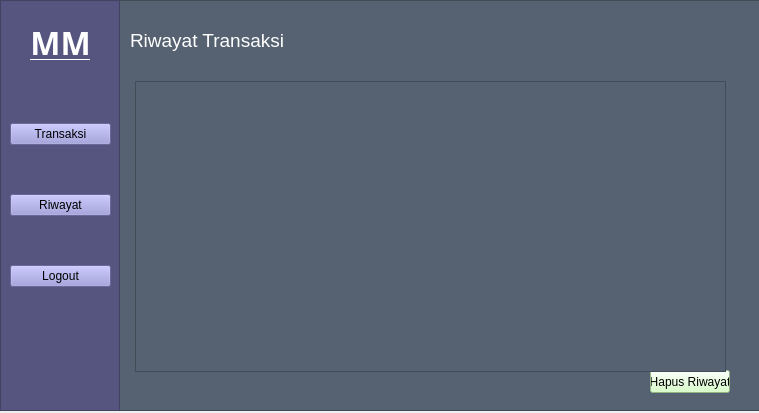
<?xml version="1.0" encoding="UTF-8"?>
<ui version="4.0">
 <class>Form</class>
 <widget class="QWidget" name="Form">
  <property name="geometry">
   <rect>
    <x>0</x>
    <y>0</y>
    <width>759</width>
    <height>413</height>
   </rect>
  </property>
  <property name="windowTitle">
   <string>Form</string>
  </property>
  <widget class="QStackedWidget" name="stackedWidget">
   <property name="geometry">
    <rect>
     <x>0</x>
     <y>0</y>
     <width>761</width>
     <height>411</height>
    </rect>
   </property>
   <property name="currentIndex">
    <number>3</number>
   </property>
   <widget class="QWidget" name="page">
    <widget class="QLabel" name="label">
     <property name="geometry">
      <rect>
       <x>240</x>
       <y>80</y>
       <width>291</width>
       <height>100</height>
      </rect>
     </property>
     <property name="minimumSize">
      <size>
       <width>100</width>
       <height>100</height>
      </size>
     </property>
     <property name="font">
      <font>
       <family>Segoe Print</family>
       <pointsize>70</pointsize>
       <weight>75</weight>
       <bold>true</bold>
      </font>
     </property>
     <property name="layoutDirection">
      <enum>Qt::LeftToRight</enum>
     </property>
     <property name="styleSheet">
      <string notr="true">color: rgb(217, 184, 255);</string>
     </property>
     <property name="text">
      <string>MoMa</string>
     </property>
     <property name="alignment">
      <set>Qt::AlignCenter</set>
     </property>
    </widget>
    <widget class="QLabel" name="label_2">
     <property name="geometry">
      <rect>
       <x>300</x>
       <y>220</y>
       <width>161</width>
       <height>16</height>
      </rect>
     </property>
     <property name="font">
      <font>
       <family>Consolas</family>
      </font>
     </property>
     <property name="styleSheet">
      <string notr="true">color: rgb(255, 255, 255);</string>
     </property>
     <property name="text">
      <string>Money Manager in an app</string>
     </property>
     <property name="textFormat">
      <enum>Qt::AutoText</enum>
     </property>
     <property name="scaledContents">
      <bool>false</bool>
     </property>
     <property name="alignment">
      <set>Qt::AlignCenter</set>
     </property>
    </widget>
    <widget class="QPushButton" name="login_btn">
     <property name="geometry">
      <rect>
       <x>240</x>
       <y>290</y>
       <width>75</width>
       <height>23</height>
      </rect>
     </property>
     <property name="text">
      <string>Login</string>
     </property>
    </widget>
    <widget class="QPushButton" name="register_btn">
     <property name="geometry">
      <rect>
       <x>440</x>
       <y>290</y>
       <width>75</width>
       <height>23</height>
      </rect>
     </property>
     <property name="text">
      <string>Register</string>
     </property>
    </widget>
    <widget class="QFrame" name="frame_4">
     <property name="geometry">
      <rect>
       <x>0</x>
       <y>0</y>
       <width>771</width>
       <height>411</height>
      </rect>
     </property>
     <property name="styleSheet">
      <string notr="true">background-color: rgb(86, 98, 113);
</string>
     </property>
     <property name="frameShape">
      <enum>QFrame::StyledPanel</enum>
     </property>
     <property name="frameShadow">
      <enum>QFrame::Raised</enum>
     </property>
    </widget>
    <zorder>frame_4</zorder>
    <zorder>label</zorder>
    <zorder>label_2</zorder>
    <zorder>login_btn</zorder>
    <zorder>register_btn</zorder>
   </widget>
   <widget class="QWidget" name="page_2">
    <widget class="QPushButton" name="login_btn2">
     <property name="geometry">
      <rect>
       <x>360</x>
       <y>260</y>
       <width>75</width>
       <height>23</height>
      </rect>
     </property>
     <property name="styleSheet">
      <string notr="true">background-color: rgb(204, 255, 185);

</string>
     </property>
     <property name="text">
      <string>Login</string>
     </property>
     <property name="shortcut">
      <string>Ctrl+S</string>
     </property>
    </widget>
    <widget class="QLineEdit" name="ledit_pass1">
     <property name="geometry">
      <rect>
       <x>340</x>
       <y>200</y>
       <width>113</width>
       <height>20</height>
      </rect>
     </property>
     <property name="echoMode">
      <enum>QLineEdit::Password</enum>
     </property>
    </widget>
    <widget class="QPushButton" name="kembali">
     <property name="geometry">
      <rect>
       <x>360</x>
       <y>290</y>
       <width>75</width>
       <height>23</height>
      </rect>
     </property>
     <property name="styleSheet">
      <string notr="true">background-color: rgb(204, 255, 185);
</string>
     </property>
     <property name="text">
      <string>Kembali</string>
     </property>
    </widget>
    <widget class="QLabel" name="label_3">
     <property name="geometry">
      <rect>
       <x>370</x>
       <y>80</y>
       <width>47</width>
       <height>13</height>
      </rect>
     </property>
     <property name="styleSheet">
      <string notr="true">color: rgb(255, 255, 255);</string>
     </property>
     <property name="text">
      <string>Username</string>
     </property>
    </widget>
    <widget class="QLineEdit" name="ledit_user1">
     <property name="geometry">
      <rect>
       <x>340</x>
       <y>110</y>
       <width>113</width>
       <height>20</height>
      </rect>
     </property>
    </widget>
    <widget class="QLabel" name="label_4">
     <property name="geometry">
      <rect>
       <x>370</x>
       <y>170</y>
       <width>47</width>
       <height>13</height>
      </rect>
     </property>
     <property name="styleSheet">
      <string notr="true">color: rgb(255, 255, 255);</string>
     </property>
     <property name="text">
      <string>Password</string>
     </property>
    </widget>
    <widget class="QLabel" name="label_5">
     <property name="geometry">
      <rect>
       <x>380</x>
       <y>40</y>
       <width>47</width>
       <height>13</height>
      </rect>
     </property>
     <property name="styleSheet">
      <string notr="true">color: rgb(255, 255, 255);


</string>
     </property>
     <property name="text">
      <string>Login</string>
     </property>
    </widget>
    <widget class="QFrame" name="frame_3">
     <property name="geometry">
      <rect>
       <x>0</x>
       <y>0</y>
       <width>771</width>
       <height>411</height>
      </rect>
     </property>
     <property name="styleSheet">
      <string notr="true">background-color: rgb(86, 98, 113);
</string>
     </property>
     <property name="frameShape">
      <enum>QFrame::StyledPanel</enum>
     </property>
     <property name="frameShadow">
      <enum>QFrame::Raised</enum>
     </property>
    </widget>
    <zorder>frame_3</zorder>
    <zorder>login_btn2</zorder>
    <zorder>ledit_pass1</zorder>
    <zorder>kembali</zorder>
    <zorder>label_3</zorder>
    <zorder>ledit_user1</zorder>
    <zorder>label_4</zorder>
    <zorder>label_5</zorder>
   </widget>
   <widget class="QWidget" name="page_3">
    <widget class="QLabel" name="label_6">
     <property name="geometry">
      <rect>
       <x>370</x>
       <y>40</y>
       <width>47</width>
       <height>13</height>
      </rect>
     </property>
     <property name="styleSheet">
      <string notr="true">color: rgb(255, 255, 255);</string>
     </property>
     <property name="text">
      <string>Register</string>
     </property>
    </widget>
    <widget class="QFrame" name="frame_2">
     <property name="geometry">
      <rect>
       <x>0</x>
       <y>0</y>
       <width>771</width>
       <height>411</height>
      </rect>
     </property>
     <property name="styleSheet">
      <string notr="true">background-color: rgb(86, 98, 113);
</string>
     </property>
     <property name="frameShape">
      <enum>QFrame::StyledPanel</enum>
     </property>
     <property name="frameShadow">
      <enum>QFrame::Raised</enum>
     </property>
     <widget class="QLineEdit" name="ledit_user1_2">
      <property name="geometry">
       <rect>
        <x>340</x>
        <y>110</y>
        <width>113</width>
        <height>20</height>
       </rect>
      </property>
      <property name="styleSheet">
       <string notr="true">background-color: rgb(255, 255, 255);</string>
      </property>
     </widget>
     <widget class="QLineEdit" name="ledit_pass1_2">
      <property name="geometry">
       <rect>
        <x>340</x>
        <y>200</y>
        <width>113</width>
        <height>20</height>
       </rect>
      </property>
      <property name="styleSheet">
       <string notr="true">background-color: rgb(255, 255, 255);</string>
      </property>
      <property name="echoMode">
       <enum>QLineEdit::Password</enum>
      </property>
     </widget>
     <widget class="QPushButton" name="kembali_2">
      <property name="geometry">
       <rect>
        <x>360</x>
        <y>290</y>
        <width>75</width>
        <height>23</height>
       </rect>
      </property>
      <property name="styleSheet">
       <string notr="true">background-color: rgb(204, 255, 185);
</string>
      </property>
      <property name="text">
       <string>Kembali</string>
      </property>
     </widget>
     <widget class="QPushButton" name="register_btn2">
      <property name="geometry">
       <rect>
        <x>360</x>
        <y>260</y>
        <width>75</width>
        <height>23</height>
       </rect>
      </property>
      <property name="styleSheet">
       <string notr="true">background-color: rgb(204, 255, 185);
</string>
      </property>
      <property name="text">
       <string>Sign up</string>
      </property>
     </widget>
     <widget class="QLabel" name="label_8">
      <property name="geometry">
       <rect>
        <x>350</x>
        <y>80</y>
        <width>101</width>
        <height>16</height>
       </rect>
      </property>
      <property name="styleSheet">
       <string notr="true">color: rgb(255, 255, 255);</string>
      </property>
      <property name="text">
       <string>Masukan Username</string>
      </property>
     </widget>
     <widget class="QLabel" name="label_7">
      <property name="geometry">
       <rect>
        <x>340</x>
        <y>170</y>
        <width>121</width>
        <height>16</height>
       </rect>
      </property>
      <property name="styleSheet">
       <string notr="true">color: rgb(255, 255, 255);</string>
      </property>
      <property name="text">
       <string>Masukan password baru</string>
      </property>
     </widget>
    </widget>
    <zorder>frame_2</zorder>
    <zorder>label_6</zorder>
   </widget>
   <widget class="QWidget" name="page_4">
    <widget class="QFrame" name="frame">
     <property name="geometry">
      <rect>
       <x>-10</x>
       <y>0</y>
       <width>771</width>
       <height>411</height>
      </rect>
     </property>
     <property name="styleSheet">
      <string notr="true">background-color: rgb(86, 98, 113);
</string>
     </property>
     <property name="frameShape">
      <enum>QFrame::StyledPanel</enum>
     </property>
     <property name="frameShadow">
      <enum>QFrame::Raised</enum>
     </property>
     <widget class="QFrame" name="frame_5">
      <property name="geometry">
       <rect>
        <x>10</x>
        <y>0</y>
        <width>120</width>
        <height>411</height>
       </rect>
      </property>
      <property name="styleSheet">
       <string notr="true">background-color: rgb(85, 85, 127);
</string>
      </property>
      <property name="frameShape">
       <enum>QFrame::StyledPanel</enum>
      </property>
      <property name="frameShadow">
       <enum>QFrame::Raised</enum>
      </property>
      <widget class="QLabel" name="label_15">
       <property name="geometry">
        <rect>
         <x>30</x>
         <y>20</y>
         <width>61</width>
         <height>41</height>
        </rect>
       </property>
       <property name="font">
        <font>
         <family>Segoe Script</family>
         <pointsize>24</pointsize>
         <weight>75</weight>
         <italic>false</italic>
         <bold>true</bold>
         <underline>true</underline>
         <strikeout>false</strikeout>
         <stylestrategy>PreferAntialias</stylestrategy>
         <kerning>true</kerning>
        </font>
       </property>
       <property name="mouseTracking">
        <bool>true</bool>
       </property>
       <property name="styleSheet">
        <string notr="true">color: rgb(255, 255, 255);</string>
       </property>
       <property name="frameShape">
        <enum>QFrame::Box</enum>
       </property>
       <property name="frameShadow">
        <enum>QFrame::Plain</enum>
       </property>
       <property name="lineWidth">
        <number>0</number>
       </property>
       <property name="midLineWidth">
        <number>0</number>
       </property>
       <property name="text">
        <string>MM</string>
       </property>
       <property name="textFormat">
        <enum>Qt::RichText</enum>
       </property>
       <property name="alignment">
        <set>Qt::AlignCenter</set>
       </property>
      </widget>
      <widget class="QWidget" name="layoutWidget">
       <property name="geometry">
        <rect>
         <x>10</x>
         <y>80</y>
         <width>101</width>
         <height>251</height>
        </rect>
       </property>
       <layout class="QVBoxLayout" name="verticalLayout">
        <item>
         <widget class="QPushButton" name="transaksipage_btn">
          <property name="mouseTracking">
           <bool>true</bool>
          </property>
          <property name="styleSheet">
           <string notr="true">background-color: rgb(146, 146, 217);</string>
          </property>
          <property name="text">
           <string>Transaksi</string>
          </property>
         </widget>
        </item>
        <item>
         <widget class="QPushButton" name="riwayatpage_btn">
          <property name="mouseTracking">
           <bool>true</bool>
          </property>
          <property name="styleSheet">
           <string notr="true">background-color: rgb(146, 146, 217);</string>
          </property>
          <property name="text">
           <string>Riwayat</string>
          </property>
         </widget>
        </item>
        <item>
         <widget class="QPushButton" name="pushButton_3">
          <property name="mouseTracking">
           <bool>true</bool>
          </property>
          <property name="styleSheet">
           <string notr="true">background-color: rgb(146, 146, 217);</string>
          </property>
          <property name="text">
           <string>Logout</string>
          </property>
         </widget>
        </item>
       </layout>
      </widget>
     </widget>
     <widget class="QStackedWidget" name="stackedWidget_2">
      <property name="geometry">
       <rect>
        <x>140</x>
        <y>10</y>
        <width>621</width>
        <height>391</height>
       </rect>
      </property>
      <property name="currentIndex">
       <number>1</number>
      </property>
      <widget class="QWidget" name="page_7">
       <widget class="QFrame" name="frame_6">
        <property name="geometry">
         <rect>
          <x>50</x>
          <y>110</y>
          <width>501</width>
          <height>251</height>
         </rect>
        </property>
        <property name="mouseTracking">
         <bool>true</bool>
        </property>
        <property name="styleSheet">
         <string notr="true">background-color: rgb(117, 117, 173);</string>
        </property>
        <property name="frameShape">
         <enum>QFrame::StyledPanel</enum>
        </property>
        <property name="frameShadow">
         <enum>QFrame::Raised</enum>
        </property>
        <widget class="QLineEdit" name="ledit_tabung">
         <property name="geometry">
          <rect>
           <x>150</x>
           <y>70</y>
           <width>201</width>
           <height>20</height>
          </rect>
         </property>
         <property name="styleSheet">
          <string notr="true">background-color: rgb(255, 255, 255);
border: 2px solid;
</string>
         </property>
        </widget>
        <widget class="QPushButton" name="tarik_btn">
         <property name="geometry">
          <rect>
           <x>260</x>
           <y>130</y>
           <width>75</width>
           <height>23</height>
          </rect>
         </property>
         <property name="styleSheet">
          <string notr="true">background-color: rgb(204, 255, 185);
</string>
         </property>
         <property name="text">
          <string>Tarik</string>
         </property>
        </widget>
        <widget class="QPushButton" name="tabung_btn">
         <property name="geometry">
          <rect>
           <x>170</x>
           <y>130</y>
           <width>75</width>
           <height>23</height>
          </rect>
         </property>
         <property name="styleSheet">
          <string notr="true">background-color: rgb(204, 255, 185);

</string>
         </property>
         <property name="text">
          <string>Tabung</string>
         </property>
        </widget>
       </widget>
       <widget class="QLabel" name="label_9">
        <property name="geometry">
         <rect>
          <x>0</x>
          <y>0</y>
          <width>241</width>
          <height>41</height>
         </rect>
        </property>
        <property name="font">
         <font>
          <family>MS Shell Dlg 2</family>
          <pointsize>16</pointsize>
         </font>
        </property>
        <property name="styleSheet">
         <string notr="true">color: rgb(255, 255, 255);</string>
        </property>
        <property name="text">
         <string>Selamat datang, user</string>
        </property>
       </widget>
       <widget class="QLabel" name="label_12">
        <property name="geometry">
         <rect>
          <x>0</x>
          <y>60</y>
          <width>111</width>
          <height>41</height>
         </rect>
        </property>
        <property name="styleSheet">
         <string notr="true">color: rgb(255, 255, 255);</string>
        </property>
        <property name="text">
         <string>saldo anda saat ini : Rp</string>
        </property>
       </widget>
       <widget class="QLabel" name="saldo_lbl">
        <property name="geometry">
         <rect>
          <x>120</x>
          <y>60</y>
          <width>111</width>
          <height>41</height>
         </rect>
        </property>
        <property name="styleSheet">
         <string notr="true">color: rgb(255, 255, 255);</string>
        </property>
        <property name="text">
         <string>0,00</string>
        </property>
       </widget>
       <zorder>label_9</zorder>
       <zorder>frame_6</zorder>
       <zorder>label_12</zorder>
       <zorder>saldo_lbl</zorder>
      </widget>
      <widget class="QWidget" name="page_8">
       <widget class="QLabel" name="label_13">
        <property name="geometry">
         <rect>
          <x>10</x>
          <y>80</y>
          <width>581</width>
          <height>281</height>
         </rect>
        </property>
        <property name="text">
         <string>TextLabel</string>
        </property>
        <property name="alignment">
         <set>Qt::AlignCenter</set>
        </property>
       </widget>
       <widget class="QLabel" name="label_14">
        <property name="geometry">
         <rect>
          <x>0</x>
          <y>10</y>
          <width>241</width>
          <height>41</height>
         </rect>
        </property>
        <property name="font">
         <font>
          <pointsize>14</pointsize>
          <weight>50</weight>
          <bold>false</bold>
         </font>
        </property>
        <property name="styleSheet">
         <string notr="true">color: rgb(255, 255, 255);</string>
        </property>
        <property name="text">
         <string>Riwayat Transaksi</string>
        </property>
       </widget>
       <widget class="QPushButton" name="hapusriwayat_btn">
        <property name="geometry">
         <rect>
          <x>520</x>
          <y>360</y>
          <width>80</width>
          <height>23</height>
         </rect>
        </property>
        <property name="styleSheet">
         <string notr="true">background-color: rgb(204, 255, 185);
</string>
        </property>
        <property name="text">
         <string>Hapus Riwayat</string>
        </property>
       </widget>
       <widget class="QTableWidget" name="tableWidget">
        <property name="geometry">
         <rect>
          <x>5</x>
          <y>71</y>
          <width>591</width>
          <height>291</height>
         </rect>
        </property>
       </widget>
      </widget>
     </widget>
    </widget>
   </widget>
  </widget>
 </widget>
 <resources/>
 <connections/>
</ui>
